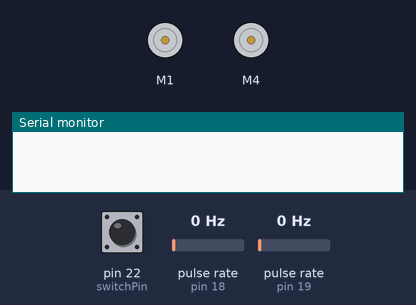
Bench run of a sketch on a simulated Arduino Mega 2560, built with avr-gcc and run on an emulated ATmega2560. Shown: 2 × DC motor (green arrow = forward, orange = backward, longer = faster), the last lines printed to the serial monitor. Wiring (inferred from the names in the program): 2 × pulse sensor: data pin 18 / data pin 19. The test bench sets the inputs (shaded band); at power-on: pin 22 (switchPin) HIGH, pulse rate (sensors on pin 18, pin 19) 0 Hz.

Above: at 7.2 s.
7.3 s: pin 22 (switchPin) pulled LOW for 3.2 s
At 9.11 s:
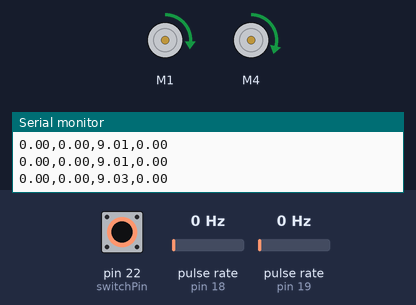
12.0 s: pin 22 (switchPin) driven LOW
At 13.62 s:
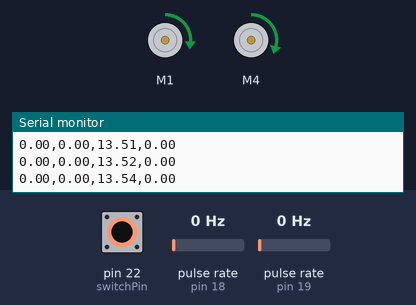
19.5 s: pulse rate (sensor on pin 18) set to 4 Hz
23.0 s: pulse rate (sensor on pin 19) set to 7 Hz
30.5 s: pulse rate (sensor on pin 18) set to 50 Hz
34.0 s: pulse rate (sensor on pin 19) set to 3 Hz
Timing chart, 0 to 42.5 s (numbered marks = the images above; inputs shaded):
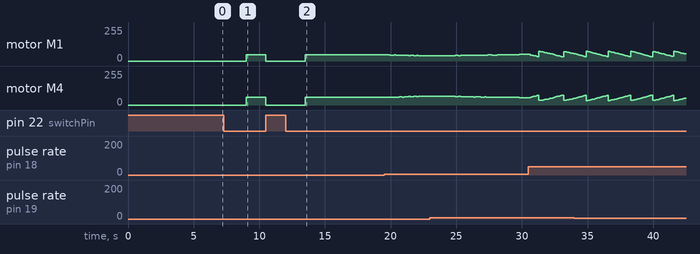

The sketch:

goToGoal.ino
```cpp
// this test program print the velocity and angular velocity of the robot
// median filter for the calculation of velocities is applied

#include <math.h> // required to use atan () function
#define PI 3.1415926535897932384626433832795 // PI number definition
#include <AFMotor.h>

// MOTOR VARIABLES
#define LEFT_WHEEL 1
#define RIGHT_WHEEL 2
#define switchPin 22

//LEFT WHEEL VARIABLES
int leftEncoderPin = 18; // Pin 18, where the left encoder pin DO is connected
volatile unsigned long currentLeftEncoderPulses = 0;   // Number of left Encoder pulses
volatile unsigned long previousLeftEncoderPulses = 0;   // Number of left Encoder pulses
int leftMotorSpeed = 0;   // speed value for leftMotor which is between 0 and 255
AF_DCMotor leftWheel(1); // Motor 3 section of the motor shield will be used for left Motor of the robot

//RIGHT WHEEL VARIABLES
int rightEncoderPin = 19; // Pin 19, where the right ecoder pin DO is connected
volatile unsigned long currentRightEncoderPulses = 0;  // Number of right Encoder pulses
volatile unsigned long previousRightEncoderPulses = 0;  // Number of right Encoder pulses
int rightMotorSpeed = 0;    // speed value for rightMotor which is between 0 and 255
AF_DCMotor rightWheel(4); // Motor 4 section of the motor shield will be used for right Motor of the robot

// variable used for reading a clean and good signal from the encoder
volatile unsigned long debounceL = 0;   // time stamp of the last bounce of the incoming signal from the left encoder
volatile unsigned long debounceR = 0;   // time stamp of the last bounce of the incoming signal from the right encoder

// DESIGN VARIABLE
const int delta = 100;    // sampling time of the system
unsigned long currentTimeSample = 0;
unsigned long previousTimeSample = 0;

// ODOMETRY VARIABLES
#define ARRAYSIZE 10
const byte numberOfHole = 20; // number of holes on the motor encoder disk
const float diameter = 6.8; // the radius of left and right wheels[cm]
float Dl = 0; // the latest value of distance moved by the left wheel
float arrDl[ARRAYSIZE]; // array for holding the latest distance moved by the left wheel(Dl) and some other past values
float meanDl = 0; // the mean value of the Dl array
float Dr = 0; // the latest value of distance moved by the right wheel
float arrDr[ARRAYSIZE]; // array for holding the latest distance moved by the right wheel(Dl) and some other past values
float meanDr = 0; // the mean value of the Dr array
float Dc = 0;
float x = 0;  // the x position of the robot
float y = 0;  // the y postition of the robot
float phi = 0; // the orientation of the robot
const float L = 13.4; // length of the robot between tires[cm]

// ROBOT INPUT VARIABLE
float V = 0;  // the overall velocity of the robot [cm/sec]
float Vr = 0; // the velocity of the right wheel
float Vl = 0; // the velocity of the left wheel
float W = 0;  // the angular velocity og the robot

// ROBOT INPUT VARIABLE CONTROLLED BY PID (GO TO GOAL)
float Xg; // the x axis goal position of the robot
float Yg; // the y axis goal position of the robot
float phid = 0;
float phiErr = 0;
float phiErrOld = 0;
float phiErrSum = 0;
float Kp = 2;
float Ki = 0.1;
float Kd = 0.1;
const int PWMmax = 100;
const int PWMmin = 40;
const int robotMaxSpeed = 150;  // [cm/s]
const int robotMinSpeed = 35; // [cm/s]

void setup () {
   attachInterrupt (digitalPinToInterrupt(leftEncoderPin), LEncoder, RISING); // interrupt function: interrupt pin, function to call, type of activation
   attachInterrupt (digitalPinToInterrupt(rightEncoderPin), REncoder, RISING); // interrupt function: interrupt pin, function to call, type of activation
   Serial.begin(9600); // start of serial communication
   delay(3000);
   moveMotor(LEFT_WHEEL,FORWARD,0);
   moveMotor(RIGHT_WHEEL,FORWARD,0);
   pinMode(switchPin,INPUT_PULLUP);
  initialize();
  delay(3000);
}

void initialize(){
   Xg = 100;
   Yg = 100;
   V = 60;
   phid = 0;
   phiErr = 0;
   phiErrOld = 0;
   phiErrSum = 0;
   Vr = 0;
   Vl = 0;
   W = 0;
   currentTimeSample = 0;
   previousTimeSample = 0;
}
void loop () {
  if(digitalRead(switchPin) == 1){
      moveMotor(LEFT_WHEEL,FORWARD,0);
      moveMotor(RIGHT_WHEEL,FORWARD,0);
      initialize();
      delay(3000);
   }else{
     currentTimeSample = millis();
     if(currentTimeSample - previousTimeSample > delta){
       previousTimeSample = currentTimeSample;
      // calculate the distance traveled by both left and right wheel
       odometry();
       goToGoal();
   }
    // calculating the velocity of both the left and the right wheel
//        Vr = (float)(1000*meanDr)/delta;
//        Vl = (float)(1000*meanDl)/delta;
//        V = (Vr + Vl)/2;
//        W = (Vr - Vl)/L;
      // for observing right wheel velocity and left wheel velocity
//        Serial.print(Vl);
//        Serial.print(" ");
//        Serial.println(Vr);

        Serial.print(x);
        Serial.print(",");
        Serial.print(y);
        Serial.print(",");
        Serial.print((float)millis()/1000);
        Serial.print(",");
        Serial.println(phi);

//        Serial.print(", ");
//        Serial.print(phid);
//        Serial.print(phiErr);
//        Serial.print(", ");
//        Serial.print(W);
//        Serial.print(", ");
//        Serial.print(Vl);
//        Serial.print(", ");
//        Serial.print(Vr);
//        Serial.print(", ");
//        Serial.print(leftMotorSpeed);
//        Serial.print(", ");
//        Serial.print(rightMotorSpeed);
//        Serial.print(", ");
//        Serial.print(x);
//        Serial.print(", ");
//        Serial.println(y);

      // for observing the angular velocity of the robot
      // Serial.println(W);
    }
}

void LEncoder () {// interrupt function of the left wheel encoder
    if(digitalRead(leftEncoderPin) && (micros()- debounceL > 100) && digitalRead(leftEncoderPin)){
        currentLeftEncoderPulses++;
        debounceL = micros();
    }
}
void REncoder () {// interrupt function of the right wheel encoder
   if(digitalRead(rightEncoderPin) && (micros()- debounceR > 100) && digitalRead(rightEncoderPin)){
        currentRightEncoderPulses++;
        debounceR = micros();
    }
}


void moveMotor(int WHEEL,int DIRECTION, int mSpeed){
  if(WHEEL == LEFT_WHEEL){
      if(DIRECTION == FORWARD){
        leftWheel.run(FORWARD);
        leftWheel.setSpeed(mSpeed);
      }else{
        leftWheel.run(BACKWARD);
        leftWheel.setSpeed(mSpeed);
      }
  }else if(WHEEL == RIGHT_WHEEL){
      if(DIRECTION == FORWARD){
        rightWheel.run(FORWARD);
        rightWheel.setSpeed(mSpeed);
      }else{
        rightWheel.run(BACKWARD);
        rightWheel.setSpeed(mSpeed);
      }
  }
}

void odometry(){
  // median filter
  Dl = ((float)(currentLeftEncoderPulses-previousLeftEncoderPulses)/numberOfHole) * PI * diameter;
  previousLeftEncoderPulses = currentLeftEncoderPulses;
  Dr = ((float)(currentRightEncoderPulses-previousRightEncoderPulses)/numberOfHole) * PI * diameter;
  previousRightEncoderPulses = currentRightEncoderPulses;
  byte i = 0;
  for( i; i < ARRAYSIZE - 1; i++){
    arrDl[i] = arrDl[i+1];
    arrDr[i] = arrDr[i+1];
  }
  arrDl[i] = Dl;
  arrDr[i] = Dr;
  i = 0;
  for( i; i < ARRAYSIZE ; i++){
    meanDl += arrDl[i];
    meanDr += arrDr[i];
  }
  meanDl /= ARRAYSIZE;
  meanDr /= ARRAYSIZE;

  Dc = ((float)Dl+Dr)/2;
  x = x + Dc*cos(phi);
  y = y + Dc*sin(phi);
  phi = phi + (Dr - Dl)/L;
  phi = atan2(sin(phi),cos(phi));
}

void goToGoal(){
   if(abs(Xg - x) < 5 && abs(Yg - y) < 5){
      moveMotor(LEFT_WHEEL,FORWARD,0);
      moveMotor(RIGHT_WHEEL,FORWARD,0);
      return;
   }
  phid = atan2(Yg-y,Xg-x);
  phiErr = phid - phi;
  phiErr = atan2(sin(phiErr),cos(phiErr));
  phiErrSum += phiErr;
  phiErrSum = atan2(sin(phiErrSum),cos(phiErrSum));
  W = Kp * phiErr + Ki*phiErrSum + Kd*((phiErr-phiErrOld)/delta);
//  W = Kp * phiErr;
  phiErrOld = phiErr;
  Vl = (2*V - W*L)/2;
  Vr = (2*V + W*L)/2;
  leftMotorSpeed = map(Vl,robotMinSpeed,robotMaxSpeed,PWMmin,PWMmax);
  rightMotorSpeed = map(Vr,robotMinSpeed,robotMaxSpeed,PWMmin,PWMmax);
  moveMotor(LEFT_WHEEL,FORWARD,leftMotorSpeed);
  moveMotor(RIGHT_WHEEL,FORWARD,rightMotorSpeed);
}
```

Measured:
- after the input at 12.0 s, motor M1: stopped → forward 46/255 after 1.5 s, then repeats every 0.92 s: forward 48/255 0.23 s, forward 47/255 0.34 s, forward 46/255 0.34 s; motor M4: stopped → forward 58/255 after 1.5 s, then repeats every 0.92 s: forward 59/255 0.11 s, forward 57/255 0.46 s, forward 58/255 0.34 s
